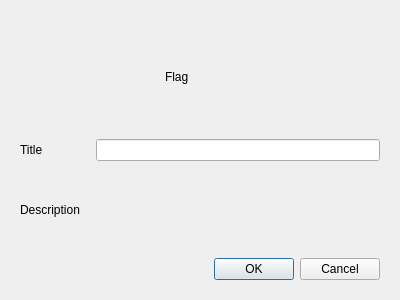
<?xml version="1.0" encoding="UTF-8"?>
<ui version="4.0">
 <class>NewYeahdocCategory</class>
 <widget class="QDialog" name="NewYeahdocCategory">
  <property name="geometry">
   <rect>
    <x>0</x>
    <y>0</y>
    <width>400</width>
    <height>300</height>
   </rect>
  </property>
  <property name="windowTitle">
   <string>Dialog</string>
  </property>
  <property name="modal">
   <bool>true</bool>
  </property>
  <layout class="QVBoxLayout" name="verticalLayout_2">
   <item>
    <widget class="QWidget" name="main" native="true">
     <property name="autoFillBackground">
      <bool>true</bool>
     </property>
     <layout class="QVBoxLayout" name="verticalLayout_3">
      <item>
       <layout class="QHBoxLayout" name="linelayout">
        <item>
         <widget class="QLabel" name="label_3">
          <property name="minimumSize">
           <size>
            <width>70</width>
            <height>0</height>
           </size>
          </property>
          <property name="maximumSize">
           <size>
            <width>50</width>
            <height>16777215</height>
           </size>
          </property>
          <property name="text">
           <string>Flag</string>
          </property>
         </widget>
        </item>
       </layout>
      </item>
      <item>
       <layout class="QVBoxLayout" name="verticalLayout">
        <item>
         <layout class="QHBoxLayout" name="horizontalLayout">
          <item>
           <widget class="QLabel" name="label">
            <property name="minimumSize">
             <size>
              <width>70</width>
              <height>0</height>
             </size>
            </property>
            <property name="text">
             <string>Title</string>
            </property>
           </widget>
          </item>
          <item>
           <widget class="QLineEdit" name="title"/>
          </item>
         </layout>
        </item>
        <item>
         <layout class="QHBoxLayout" name="desclayout">
          <item>
           <widget class="QLabel" name="label_2">
            <property name="minimumSize">
             <size>
              <width>70</width>
              <height>0</height>
             </size>
            </property>
            <property name="text">
             <string>Description</string>
            </property>
           </widget>
          </item>
         </layout>
        </item>
       </layout>
      </item>
      <item>
       <widget class="QDialogButtonBox" name="btn">
        <property name="standardButtons">
         <set>QDialogButtonBox::Cancel|QDialogButtonBox::Ok</set>
        </property>
       </widget>
      </item>
     </layout>
    </widget>
   </item>
  </layout>
 </widget>
 <resources/>
 <connections/>
</ui>
